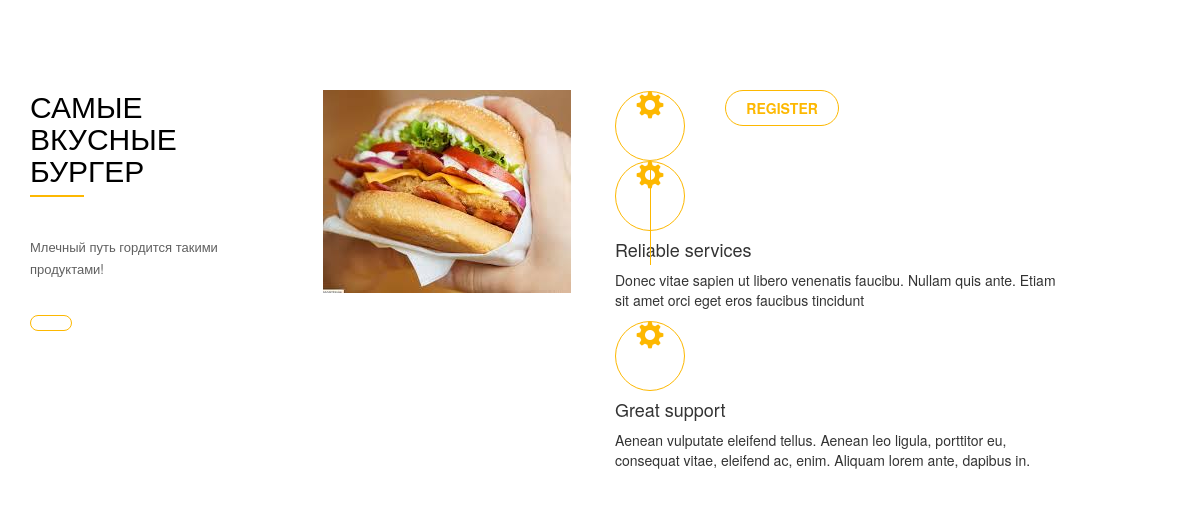
The app's page /about_us/ with its own data.
### products/models.py (models this page shows)
class AboutUs(models.Model):
    image =models.ImageField()
    title = models.CharField(max_length=20,verbose_name='Название')
    description = models.TextField(blank=True,null=True,verbose_name='Описание')
    class Meta:
        verbose_name = 'О нас!'
        verbose_name_plural = 'О нас!'

### products/views.py (the view)
# urls.py: path('about_us/',us, name="about_us"),
def us(request):
    about_us=AboutUs.objects.all()
    return render(request, 'products/about_us.html',{'about_us':about_us})

### products/templates/products/about_us.html (shortened to what this page needs)
{%load static%}
{% block content %}
<link type="text/css" rel="stylesheet" href="{% static 'CSS/about_us.css' %}">
<link href="//netdna.bootstrapcdn.com/bootstrap/3.0.0/css/bootstrap.min.css" rel="stylesheet" id="bootstrap-css">
{% for us in about_us %}
<div class="aboutus-section">
    <div class="container">
        <div class="row">
            <div class="col-md-3 col-sm-6 col-xs-12">
                <div class="aboutus">
                    <h2 class="aboutus-title">{{us.title}}</h2>
                    <p class="aboutus-text">{{us.description}}</p>
                    <a class="aboutus-more" href="#"></a>
                </div>
            </div>
            <div class="col-md-3 col-sm-6 col-xs-12">
                <div class="aboutus-banner">
                    <img src="{{us.image.url}}" alt="">
                </div>
            </div>
            <div class="col-md-5 col-sm-6 col-xs-12">
                <div class="feature">
                    <div class="feature-box">
                        <div class="clearfix">
                            <div class="iconset">
                                <span class="glyphicon glyphicon-cog icon"></span>
                            </div>
                            <div class="feature-content">
                                <a class="aboutus-more" href="{% url 'register' %}">Register</a></div>
                        </div>
                    </div>
                </div>
                <div class="feature-box">
                    <div class="clearfix">
                        <div class="iconset">
                            <span class="glyphicon glyphicon-cog icon"></span>
                        </div>
                        <div class="feature-content">
                            <h4>Reliable services</h4>
                            <p>Donec vitae sapien ut libero venenatis faucibu. Nullam quis ante. Etiam sit amet orci
                                eget eros faucibus tincidunt</p>
                        </div>
                    </div>
                </div>
                <div class="feature-box">
                    <div class="clearfix">
                        <div class="iconset">
                            <span class="glyphicon glyphicon-cog icon"></span>
                        </div>
                        <div class="feature-content">
                            <h4>Great support</h4>
                            <p>Aenean vulputate eleifend tellus. Aenean leo ligula, porttitor eu, consequat vitae,
                                eleifend ac, enim. Aliquam lorem ante, dapibus in.</p>
                        </div>
                    </div>
                </div>
            </div>
        </div>
    </div>
</div>
{%endfor%}
{% endblock %}

### static/CSS/about_us.css (style rules this page uses)
.aboutus-section { padding: 90px 0; }
.aboutus-title { font-size: 30px; letter-spacing: 0; line-height: 32px; margin: 0 0 39px; padding: 0 0 11px; position: relative; text-transform: uppercase; color: #000; }
.aboutus-title::after { background: #fdb801 none repeat scroll 0 0; bottom: 0; content: ""; height: 2px; left: 0; position: absolute; width: 54px; }
.aboutus-text { color: #606060; font-size: 13px; line-height: 22px; margin: 0 0 35px; }
.aboutus-more { border: 1px solid #fdb801; border-radius: 25px; color: #fdb801; display: inline-block; font-size: 14px; font-weight: 700; letter-spacing: 0; padding: 7px 20px; text-transform: uppercase; }
.feature .feature-box .iconset { background: #fff none repeat scroll 0 0; float: left; position: relative; width: 18%; }
.feature .feature-box .iconset::after { background: #fdb801 none repeat scroll 0 0; content: ""; height: 150%; left: 43%; position: absolute; top: 100%; width: 1px; }
.feature .feature-box .feature-content { float: left; padding-left: 28px; width: 78%; }
.icon { color : #f4b841; padding:0px; font-size:40px; border: 1px solid #fdb801; border-radius: 100px; color: #fdb801; font-size: 28px; height: 70px; line-height: 70px; text-align: center; width: 70px; }

### records on screen
AboutUs: title "САМЫЕ ВКУСНЫЕ БУРГЕР", description "Млечный путь гордится такими продуктами!", image (picture)
